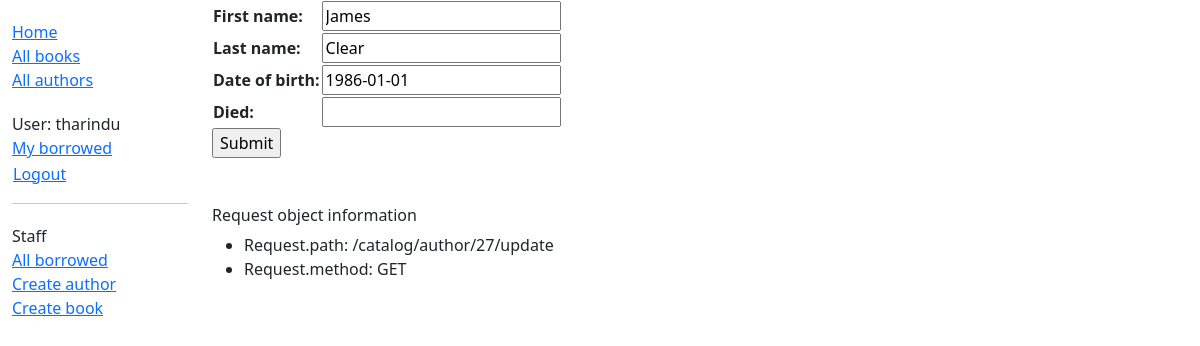
Screenshot of /catalog/author/27/update (signed in) with the database file from the repository.
### catalog/models.py (models this page shows, shortened)
class Author(models.Model):
    first_name = models.CharField(max_length=100)
    last_name = models.CharField(max_length=100)
    date_of_birth = models.DateField(null=True, blank=True)
    date_of_death = models.DateField('died', null=True, blank=True)
    class Meta:
        ordering = ['last_name', 'first_name']

### catalog/views.py (the view)
# urls.py: path('author/<int:pk>/update', views.AuthorUpdate.as_view(), name='author-update'),
class AuthorUpdate(PermissionRequiredMixin, UpdateView):
    model = Author
    fields = '__all__'
    permission_required = 'catalog.change_author'

### catalog/templates/catalog/author_form.html (shortened to what this page needs)
{% extends 'base_generic.html' %}
{% block content %}
    <form action="" method="post">
        <table>
            {{ form.as_table }}
        </table>
        <input type="submit" value="Submit">
    </form>
{% endblock %}

### catalog/templates/base_generic.html (shortened to what this page needs)
<!DOCTYPE html>
<html lang="en">
    <head>
        <link rel="stylesheet"
            href="https://cdn.jsdelivr.net/npm/bootstrap@5.3.3/dist/css/bootstrap.min.css"
>
        {% load static %}
        <link rel="stylesheet" href="{% static 'css/styles.css' %}">
    </head>
    <body>
        <div class="container-fluid">
            <div class="row">
                <div class="col-sm-2">
                    {% block sidebar %}
                        <ul class="sidebar-nav">
                            <li><a href="{% url 'catalog:index' %}">Home</a></li>
                            <li><a href="{% url 'catalog:books' %}">All books</a></li>
                            <li><a href="{% url 'catalog:authors' %}">All authors</a></li>
                        </ul>
                        <ul class="sidebar-nav">
                            {% if user.is_authenticated %}
                                <li>User: {{ user.get_username }}</li>
                                <li><a href="{% url 'catalog:my-borrowed' %}">My borrowed</a></li>
                                <li>
                                    <form id="logout-form" action="{% url 'logout' %}" method="post">
                                        <button type="submit" class="btn btn-link">Logout</button>
                                    </form>
                                </li>
                            {% else %}
                                <li><a href="{% url 'login' %}?next={{ request.path }}">Login</a></li>
                            {% endif %}
                        </ul>
                        {% if user.is_staff %}
                            <hr>
                            <ul class="sidebar-nav">
                                <li>Staff</li>
                                    <li><a href="{% url 'catalog:all-borrowed' %}">All borrowed</a></li>
                                {% if perms.catalog.add_author %}
                                    <li><a href="{% url 'catalog:author-create' %}">Create author</a></li>
                                {% endif %}
                                {% if perms.catalog.add_book %}
                                    <li><a href="{% url 'catalog:book-create' %}">Create book</a></li>
                                {% endif %}
                            </ul>
                        {% endif %}
                    {% endblock %}
                </div>
                <div class="col-sm-10">
                    {% block content %}
                    {% endblock %}
                    <br><br><h6>Request object information</h6>
                    <ul>
                        <li>Request.path: {{ request.path }}</li>
                        <li>Request.method: {{ request.method }}</li>
                    </ul>
                </div>
            </div>
        </div>
    </body>
</html>

### catalog/static/css/styles.css (style rules this page uses)
.sidebar-nav { margin-top: 20px; padding: 0; list-style: none; }
#logout-form { display: inline; }
#logout-form button { padding: 0; margin: 0; }

### rows the page displays
Author: first_name "James", last_name "Clear", date_of_birth "1986-01-01"

### other values shown
{{ user.get_username }} "tharindu"
{{ request.path }} "/catalog/author/27/update"
{{ request.method }} "GET"
